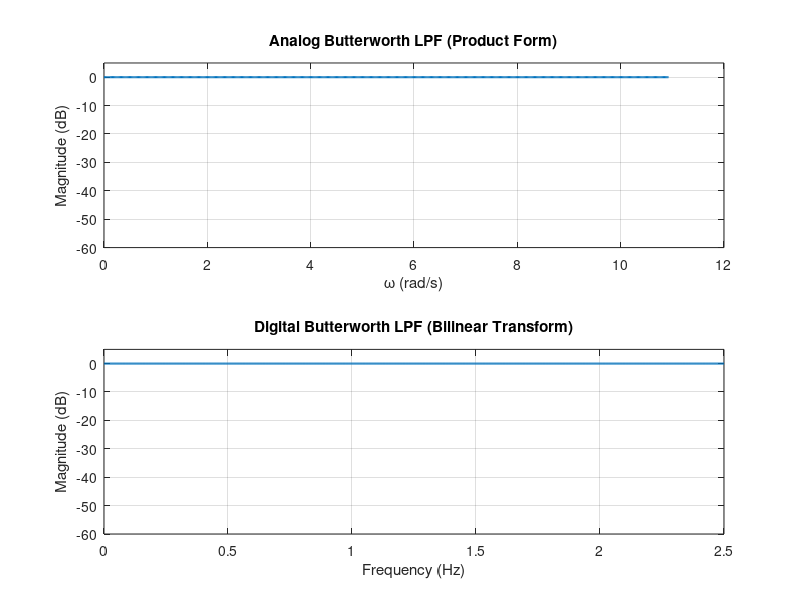

MATLAB code to generate this figure:
clc;
clear;

omega_p = input('Enter passband edge frequency (rad/s): ');
omega_s = input('Enter stopband edge frequency (rad/s): ');
Ap = input('Enter passband ripple (in dB): ');
As = input('Enter stopband attenuation (in dB): ');
fs = input('Enter sampling frequency (in Hz): ');

T = 1 / fs;

omega_p = (2 / T) * tan(omega_p * T / 2);
omega_s = (2 / T) * tan(omega_s * T / 2);

temp = omega_p;
omega_p = omega_s;
omega_s = temp;

del_p = 10^(-Ap / 20);
del_s = 10^(-As / 20);

a = (1 / del_s^2) - 1;
b = (1 / del_p^2) - 1;
c = log10(omega_s / omega_p);
x = log10(sqrt(a / b)) / c;

N = 0;
while N < x
    N = N + 1;
end

omega_c = 1;

disp(['Analog Butterworth order N = ', num2str(N)]);
disp(['Analog cutoff frequency omega_c = ', num2str(omega_c)]);

w = linspace(0, 2 * omega_s, 500);
Ha = zeros(size(w));

temp = N;
while temp >= 2
    temp = temp - 2;
end

if temp == 0
    N_odd = false;
else
    N_odd = true;
end

if N_odd
    for idx = 1:length(w)
        s = 1j * w(idx);
        s = omega_s / s;
        Hprod = 1;
        for k = 1:(N - 1) / 2
            bk = 2 * sin((2 * k - 1) * pi / (2 * N));
            Hprod = Hprod * (s^2 + bk * omega_c * s + omega_c^2);
        end
        Ha(idx) = abs((omega_c^N) / ((s + omega_c) * Hprod));
    end
else
    for idx = 1:length(w)
        s = 1j * w(idx);
        s = omega_s / s;
        Hprod = 1;
        for k = 1:(N / 2)
            bk = 2 * sin((2 * k - 1) * pi / (2 * N));
            Hprod = Hprod * (s^2 + bk * omega_c * s + omega_c^2);
        end
        Ha(idx) = abs((omega_c^N) / Hprod);
    end
end

Nfft = 1024;
wd = linspace(0, pi, Nfft);
Hd_blt = zeros(size(wd));

for idx = 1:length(wd)
    z = exp(1j * wd(idx));
    s = (2 / T) * (1 - z^-1) / (1 + z^-1);
    s = omega_s / s;
    Hprod = 1;
    for k = 1:N
        thetak = (2 * k + N - 1) * pi / (2 * N);
        ck = omega_c * exp(1j * thetak);
        Hprod = Hprod * (omega_c / (s - ck));
    end
    Hd_blt(idx) = Hprod;
end

figure;
subplot(2, 1, 1);
plot(w, 20 * log10(Ha), 'LineWidth', 1.5);
xlabel('\omega (rad/s)');
ylabel('Magnitude (dB)');
title('Analog Butterworth LPF (Product Form)');
grid on;
ylim([-60 5]);

subplot(2, 1, 2);
fHz = wd * fs / (2 * pi);
plot(fHz, 20 * log10(abs(Hd_blt)), 'LineWidth', 1.5);
xlabel('Frequency (Hz)');
ylabel('Magnitude (dB)');
title('Digital Butterworth LPF (Bilinear Transform)');
grid on;
ylim([-60 5]);
